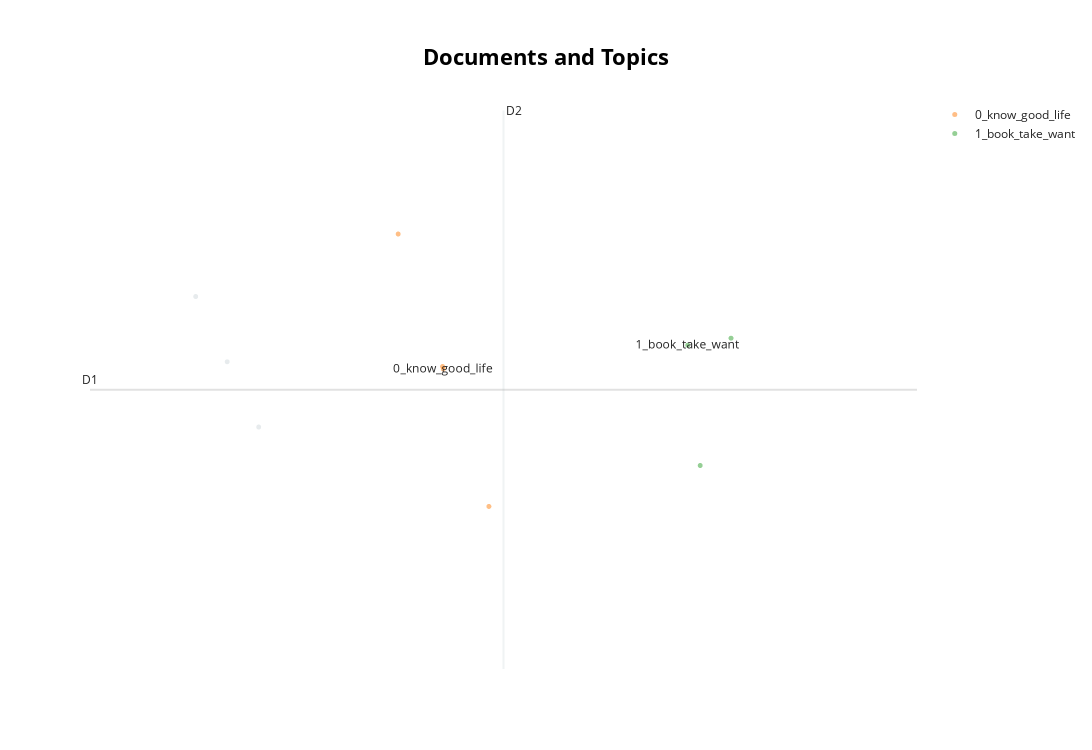

This figure's notebook cell:
### Code cell
topic_model.visualize_documents(cleaned_todd)

### Figure 1 — Plotly figure (JSON) as saved in the notebook; plotly's stock layout.template omitted (floating-point values rounded to 4 significant figures)
{"data": [{"hoverinfo": "text", "hovertext": ["living room watching stay home know kindergarten scary big girl brave daddy wait call daddy little sabrina grew eyes sabrina grow eyes yes", "living room drinking beer watching rerun horsin around cell phone rings ignores yeesh wearing prom think cute neigh way jose neigh way jose improvised line mean written gave old spin many times watched episode get though nay means also thing horses say works every level get get three little orphans one two three without home family tree horse said live got new family lost found horsin around drunk weigh pounds takes lot beer get drunk camera pans show beers tapped keg yes see bummed dumped last night", null], "marker": {"color": "#CFD8DC", "opacity": 0.5, "size": 5}, "mode": "markers+text", "name": "other", "showlegend": false, "type": "scattergl", "x": [2.764, 3.011, 2.888], "y": [-4.71, -5.414, -5.062]}, {"hoverinfo": "text", "hovertext": ["living room technically dumped real headline evening dumb guy eats bread gets fat end kind headline pizza second ago god damn stop presses fat let throw party cheer cheer stand corner eating cotton candy barf last party flashback puking someone horse horsin around good party get cotton candy machine party told broke never took home jerk everything fault take home jeez looking parking silver lake slow car crawl duck roll know take last look face last time see pushes moving car cat lands feet hello got god broke still agent pride ability separate professional life personal life great agent think getting fat way prime life never looked better girlfriend look pile crap ate second pile crap crapped third pile crap wait wait pile crap look third one worst one calling calling agent remember book pretending write penguin wants update progress tuesday work busy week masturbating old pictures told happening time masturbating picture represented walked worst possible moment tuesday though yes fine", "charlie rose interviewing situation comedy horsin around premiered abc shown sharing giant bowl ice cream happy family another picture eating family sad show young bachelor horse forced reevaluate priorities agrees raise three human children initially dismissed critics broad saccharine good family comedy struck chord america went air nine seasons star horsin around horseman guest tonight welcome good charlie sorry late traffic problem parked handicapped spot hope parked sorry disabled spot proper nomenclature maybe move car think drive incredibly drunk telling drunk nailing interview kind feel nailing yes anyway talking horsin around attribute show wide appeal charlie listen know know hip days shit horsin around time tell say shit please cause think show actually pretty solid ibsen sure look lot people life one long hard kick urethra sometimes get home long day getting kicked urethra want watch show good likable people love know matter happens end minutes everything turn know real life already say thing urethra let talk real life since show cancellation great question charlie intro funky electronic music crowd maury maury maury maury maury povich television delivering bad news turtle promptly hides shell case one year old phoenix father bojacks house morning sunshine gloomy roomie first roommates houseguest need put labels things sleep couch pay rent tapeworms less parasitic even remember let stay first place parents kicked nowhere even though want anyone know prepares smoothie carrots vitamins vodka breakfast purposely cuts blender patiently waits resume speaking secretly good heart told approve alternative lifestyle thought troubled gay teen something realize alternative lifestyle meant lazy making assumptions also looking toaster strudels got high last night ate say tapeworms", "huge party senor horseman never forget generosity today made powerful ally life mwah let dance guy people know variety folks walks life quinceanera party mexican teenage girls quinceanera racist girl hitting horse pinata front quinceanera banner chihuahua girl next find pinata offensive excuse virgin guadalupe pendant present spots comes good lord believe two house crossover episode kidding around man seriously though kind living dream catch later want talk erica looking beautiful furious horseman yes sorry want mispronounce name thanks inviting party sorry mingling get kind awkward parties tried alcohol know parties make anxious real broad sense look guy fun figured guy guy saying guy know probably overthinking never got practice get invited parties high school talking care shut party compliment host lovely home throw away adult life dumb sitcom might get sweet house deal working days mostly sit around house complain things working complain know sex girl wants sex kidding around good sport ugh know show house dog adopted three human kids dumb idea show people wants autograph stupid realize miserable envy know story dad brady bunch know story recall correctly bringing three boys four men living together alone profoundly sad story guy played dad hated brady bunch real actor considered beneath sound familiar beneath gay joke sorry better people even get brady bunch version thing want lives actually good position pretty much anything want responsible happiness know good lord depressing responsible happiness even responsible breakfast flashback struggling make cereal need help would make happy finishing memoir guess help mean would even want spend lot time probably get sick think going happen guess hired put stuff sad book count clock yet exactly ghostwriter starting nah starting got ugh guy man wanted let know beer see met beautiful girlfriend nguyen whoa whoa whoa wait second drank beer also two dating dating yes boyfriend correct going sexual way friends seen naked many times yes attracted yes penis inside vagina yep sexual way yes humph ugh god fine happy get someone everything wonderful god starting back famous show horse horse act know trying hold past long think last guess try make understand horse man man horse", null], "marker": {"opacity": 0.5, "size": 5}, "mode": "markers+text", "name": "0_know_good_life", "text": ["", "", "", "0_know_good_life"], "textfont": {"size": 12}, "type": "scattergl", "x": [3.915, 3.559, 3.733, 3.735], "y": [-5.842, -4.373, -5.087, -5.101]}, {"hoverinfo": "text", "hovertext": [null, "hospital take dvds everywhere linus walked around blanket one gave shit long doctor going take meeting another client clients make living sitting ass day clients talented silence speaks volumes intention looks experienced mild anxiety attack jesus mild want know spicy feels smart room salsa joke people overstressed need take easy take easy kidding job real responsibilities anything take easy take even easier try doctor try book deal obviously stressing call ghostwriter already want call woman phone minutes later another anxiety attack entertainment weekly said consistent even pity laugh almost die check patients patients let party organize whole thing invite ghostwriter nice casual conversation fun pressure free environment fine party thank god getting cotton candy machine control around things totally hear saying best", "living room parties fun book important want hand stranger important written literally nothing year half much pressure book one shot preserving legacy joke book good joke forever everyone thinks washed hack actually god actually breathe dying toast smell burning toast god toast grave want say born one believe damn respect dying man wish dying"], "marker": {"opacity": 0.5, "size": 5}, "mode": "markers+text", "name": "1_book_take_want", "text": ["1_book_take_want", "", ""], "textfont": {"size": 12}, "type": "scattergl", "x": [4.695, 4.865, 4.744], "y": [-4.972, -4.935, -5.621]}], "layout": {"annotations": [{"showarrow": false, "text": "D1", "x": 2.35, "y": -5.212, "yshift": 10}, {"showarrow": false, "text": "D2", "x": 3.972, "xshift": 10, "y": -3.707}], "height": 750, "shapes": [{"line": {"color": "#CFD8DC", "width": 2}, "type": "line", "x0": 3.972, "x1": 3.972, "y0": -6.718, "y1": -3.707}, {"line": {"color": "#9E9E9E", "width": 2}, "type": "line", "x0": 2.35, "x1": 5.594, "y0": -5.212, "y1": -5.212}], "title": {"font": {"color": "Black", "size": 22}, "text": "<b>Documents and Topics</b>", "x": 0.5, "xanchor": "center", "yanchor": "top"}, "width": 1200, "xaxis": {"visible": false}, "yaxis": {"visible": false}}}
